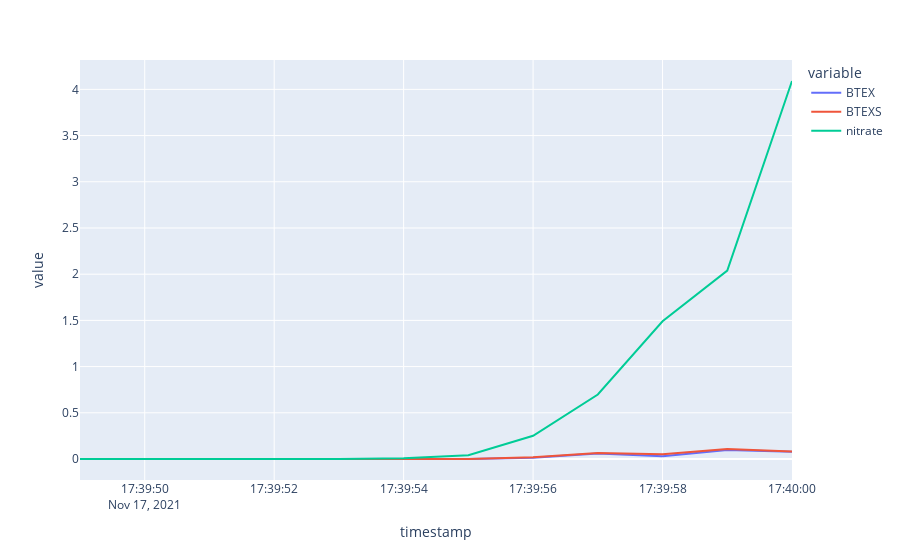

Notebook cell for this chart:
### Code cell
px.line(v.grouped_df, x=v.grouped_df.index, y=v.grouped_df.columns)

### Figure 1 — Plotly figure (JSON) as saved in the notebook; plotly's stock layout.template omitted (floating-point values rounded to 4 significant figures)
{"data": [{"hovertemplate": "variable=BTEX<br>timestamp=%{x}<br>value=%{y}<extra></extra>", "legendgroup": "BTEX", "line": {"color": "#636efa", "dash": "solid"}, "mode": "lines", "name": "BTEX", "orientation": "v", "showlegend": true, "type": "scatter", "x": ["2021-11-17T17:39:49", "2021-11-17T17:39:50", "2021-11-17T17:39:51", "2021-11-17T17:39:52", "2021-11-17T17:39:52.999999", "2021-11-17T17:39:53.999999", "2021-11-17T17:39:54.999999", "2021-11-17T17:39:55.999999", "2021-11-17T17:39:56.999999", "2021-11-17T17:39:57.999999", "2021-11-17T17:39:58.999998", "2021-11-17T17:39:59.999998", null, null, null], "xaxis": "x", "y": [0, 0, 0, 0, 0, 0, 0, 0.01397, 0.06083, 0.0305, 0.09863, 0.07962, 0, 0, 0], "yaxis": "y"}, {"hovertemplate": "variable=BTEXS<br>timestamp=%{x}<br>value=%{y}<extra></extra>", "legendgroup": "BTEXS", "line": {"color": "#EF553B", "dash": "solid"}, "mode": "lines", "name": "BTEXS", "orientation": "v", "showlegend": true, "type": "scatter", "x": ["2021-11-17T17:39:49", "2021-11-17T17:39:50", "2021-11-17T17:39:51", "2021-11-17T17:39:52", "2021-11-17T17:39:52.999999", "2021-11-17T17:39:53.999999", "2021-11-17T17:39:54.999999", "2021-11-17T17:39:55.999999", "2021-11-17T17:39:56.999999", "2021-11-17T17:39:57.999999", "2021-11-17T17:39:58.999998", "2021-11-17T17:39:59.999998", null, null, null], "xaxis": "x", "y": [0, 0, 0, 0, 0, 0, 0, 0.01899, 0.06394, 0.05201, 0.109, 0.08058, 0, 0, 0], "yaxis": "y"}, {"hovertemplate": "variable=nitrate<br>timestamp=%{x}<br>value=%{y}<extra></extra>", "legendgroup": "nitrate", "line": {"color": "#00cc96", "dash": "solid"}, "mode": "lines", "name": "nitrate", "orientation": "v", "showlegend": true, "type": "scatter", "x": ["2021-11-17T17:39:49", "2021-11-17T17:39:50", "2021-11-17T17:39:51", "2021-11-17T17:39:52", "2021-11-17T17:39:52.999999", "2021-11-17T17:39:53.999999", "2021-11-17T17:39:54.999999", "2021-11-17T17:39:55.999999", "2021-11-17T17:39:56.999999", "2021-11-17T17:39:57.999999", "2021-11-17T17:39:58.999998", "2021-11-17T17:39:59.999998", null, null, null], "xaxis": "x", "y": [0, 0, 0, 0, 0, 0.009205, 0.04004, 0.2515, 0.6977, 1.491, 2.039, 4.091, 0, 0, 0], "yaxis": "y"}], "layout": {"legend": {"title": {"text": "variable"}, "tracegroupgap": 0}, "margin": {"t": 60}, "xaxis": {"anchor": "y", "domain": [0, 1], "title": {"text": "timestamp"}}, "yaxis": {"anchor": "x", "domain": [0, 1], "title": {"text": "value"}}}}
